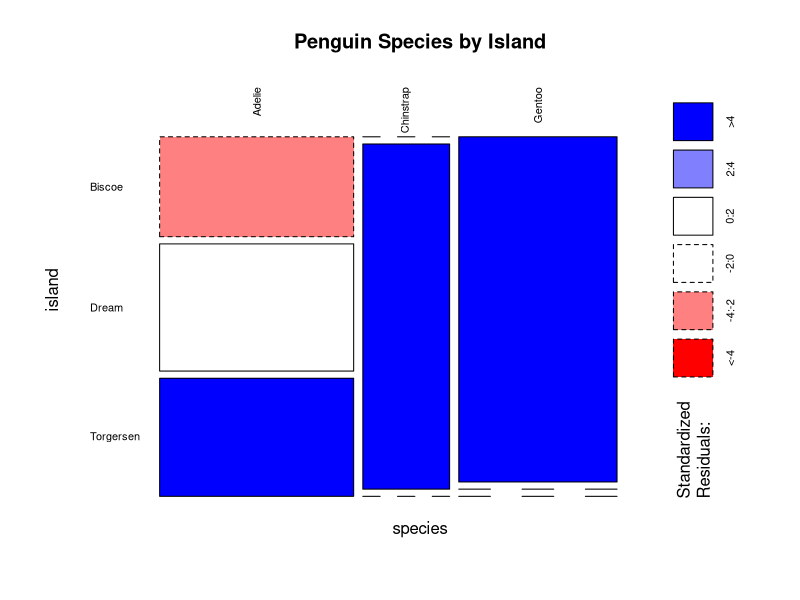
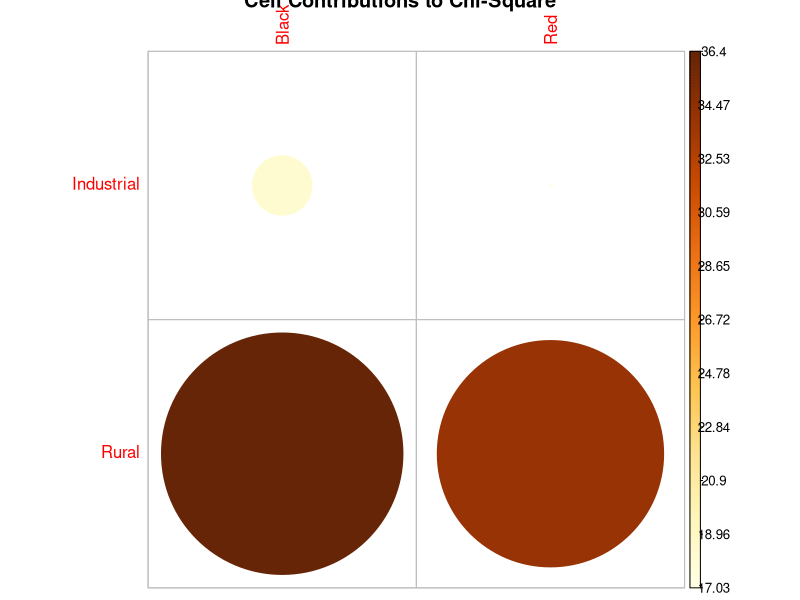

The R source for these figures, in order:
## ---- chunk 1
# Load the penguins data (assuming it's available, e.g., from the palmerpenguins package)
# install.packages("palmerpenguins")
library(palmerpenguins)
data(penguins)
library(tidyverse)

# Remove rows with missing values for species or island
penguins_complete <- na.omit(penguins[, c("species", "island")])

# Create the contingency table using xtabs
species_island_table <- xtabs(~ species + island, data = penguins_complete)
species_island_table
## ---- chunk 2
species_island_table_table <- table(penguins_complete$species, penguins_complete$island)
species_island_table_table
## ---- chunk 3
# Simulate partially summarised data from mtcars (e.g., counts per car type group)
# This is for illustration of the data format, not a real mtcars use case
mtcars_summary <- aggregate(mpg ~ cyl + am, data = mtcars, FUN = length)

# Use xtabs with the count variable on the left
cyl_am_table_summary <- xtabs(mpg ~ cyl + am, data = mtcars_summary)

cyl_am_table_summary
## ---- chunk 4
# Manual creation of the ladybird table as a data frame (similar to LADYBIRDS3.CSV)
ladybird_df_summarised <- data.frame(
  Habitat = c("Industrial", "Industrial", "Rural", "Rural"),
  Colour = c("Black", "Red", "Black", "Red"),
  Number = c(115, 85, 30, 70)
)
ladybird_df_summarised
## ---- chunk 5
# Use xtabs to convert to a contingency table object
ladybird_table_xtabs <- xtabs(Number ~ Habitat + Colour, data = ladybird_df_summarised)
ladybird_table_xtabs
## ---- chunk 6
library(graphics) # mosaicplot is in the built-in graphics package
# Plot the table
mosaicplot(species_island_table, shade = TRUE, las=2, main = "Penguin Species by Island")
## ---- chunk 7
# ladybird_table_xtabs was created earlier using xtabs
chisq.test(ladybird_table_xtabs)
## ---- chunk 8
# Performing the test without Yates' correction (not recommended for 2x2)
chisq.test(ladybird_table_xtabs, correct = FALSE)
## ---- chunk 9
ladybird_test_result <- chisq.test(ladybird_table_xtabs)
# Observed counts
ladybird_test_result$observed

# Expected counts
round(ladybird_test_result$expected, 2)

# Pearson residuals
round(ladybird_test_result$residuals, 3)
## ---- chunk 10
# Calculate cell contributions in percentage
cell_contributions <- 100 * ladybird_test_result$residuals^2 / ladybird_test_result$statistic
round(cell_contributions, 3)

# Visualize contributions (requires corrplot package)
# install.packages("corrplot")
library(corrplot)
corrplot(cell_contributions, is.cor = FALSE, main = "Cell Contributions to Chi-Square")


## ---- chunk 11
# Manually create the Titanic sex vs survival table
titanic_table <- as.table(matrix(c(156, 307, 708, 142), nrow = 2, byrow = TRUE))
colnames(titanic_table) <- c("no", "yes")
rownames(titanic_table) <- c("female", "male")
titanic_table

# Check expected counts for Chi-Square assumption
chisq.test(titanic_table)$expected
# Expected counts are > 5 here, so Chi-Square is appropriate, but Fisher's is also fine and often preferred computationally.

# Perform Fisher's exact test
fisher.test(titanic_table)

# Manually create the Titanic sex vs survival table
titanic_table <- as.table(matrix(c(156, 307, 708, 142), nrow = 2, byrow = TRUE))
colnames(titanic_table) <- c("no", "yes")
rownames(titanic_table) <- c("female", "male")
titanic_table

# Check expected counts for Chi-Square assumption
chisq.test(titanic_table)$expected
# Expected counts are > 5 here, so Chi-Square is appropriate, but Fisher's is also fine and often preferred computationally.

# Perform Fisher's exact test
fisher.test(titanic_table)
